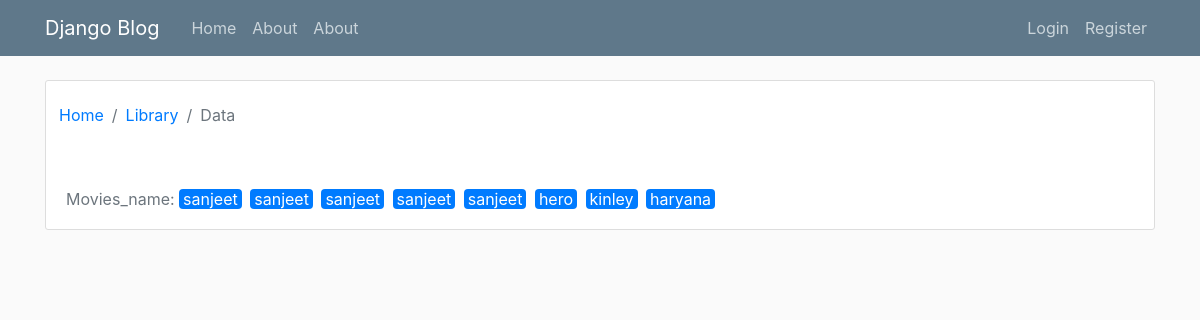
The page /award/pal5 on the database as committed earlier.
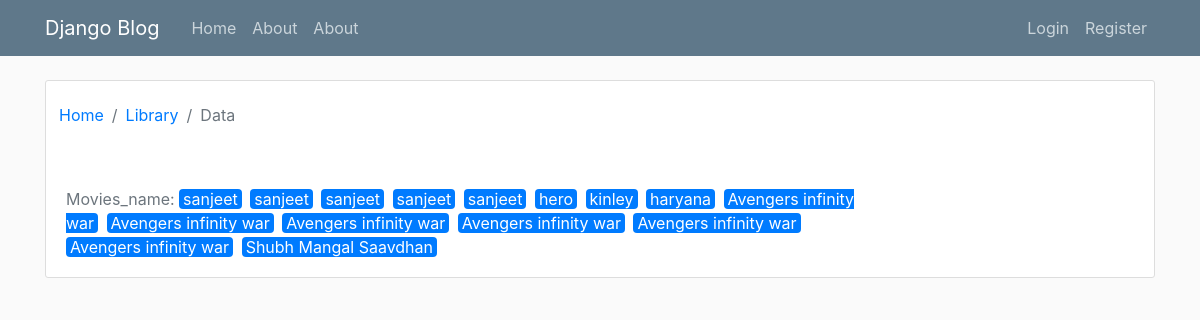
The same page on the database as committed later.
### movies_list/models.py (models this page shows, shortened)
class Movies_list(models.Model):
	movies_id=models.AutoField(primary_key=True)
	name=models.CharField(max_length=50)
	genre=models.ManyToManyField(Genre_list)
	cast=models.ManyToManyField(Cast_list)
	director=models.ManyToManyField(Director_list)
	writer=models.ManyToManyField(Writer_list)
	awards=models.ManyToManyField(Award_list)
	country=models.ForeignKey(Country_list, on_delete=models.PROTECT)
	story_line=models.TextField(default='')
	cost=models.PositiveIntegerField(default=0)
	release_date=models.DateTimeField( blank=False,null=False)
	created_at=models.DateTimeField(default=timezone.now)
	language=models.ManyToManyField(Language_list)
	imdb_rating=models.FloatField()
	imdb_link=models.TextField()
	trailer_link=models.TextField()
	views=models.PositiveIntegerField(default=0)
	likes=models.PositiveIntegerField(default=0)
	dislike=models.PositiveIntegerField(default=0)
	ratting=models.FloatField(default=0.0)
	tags=models.TextField()
	Quality=models.ForeignKey(Quality_list,on_delete=models.PROTECT)
	movies_user_id=models.ForeignKey(User, on_delete=models.PROTECT)
	movies_type=models.ForeignKey(Movies_type_list,on_delete=models.PROTECT)
	movies_thumbnail=models.ImageField(default='thumbnail.jpg',upload_to='movies_pics')
	class Meta:
		verbose_name_plural='movies'

### movies_list/views.py (the view)
# urls.py: path("award/<str:award_name>",Award_detail,name="award-detail"),
def Award_detail(request,award_name):
	award_details=Movies_list.objects.filter(awards__award_name=award_name)
	context={
		"award_details":award_details,
	}
	return render(request,"movies_list/award_details.html",context)

### movies_list/Templates/movies_list/award_details.html (shortened to what this page needs)
{% extends "users/base.html" %}
{% load crispy_forms_tags %}
{% block content %}
    <div class="content-section ">
        <div class="row ">
            <nav aria-label="breadcrumb ">
              <ol class="breadcrumb  mx-2 px-0 my-1.5 bg-white">
                <li class="breadcrumb-item"><a href="{%url 'movies-index'%}">Home</a></li>
                <li class="breadcrumb-item"><a href="#">Library</a></li>
                <li class="breadcrumb-item active" aria-current="page">Data</li>
              </ol>
            </nav>
        </div>
        <div class="row ">
            <div class="col-md-9   my-2">
              <p class="pd-0 m-0  rounded text-secondary">Movies_name: {%for movies in award_details%}{% if not forloop.first %} {% endif %}<a class="no-underline" href="{%url 'movies-detail' movies_id=movies.movies_id %}"><span class="bg-primary rounded px-1 text-white mr-1">{{movies.name|join:""}}</span></a>{%endfor%}</p>
            </div>
        </div>
    </div>
{% endblock content %}

Rows that differ between the two databases and show on the page:
added Movies_list: name "Avengers infinity war"
added Movies_list: name "Avengers infinity war"
added Movies_list: name "Avengers infinity war"
added Movies_list: name "Avengers infinity war"
added Movies_list: name "Avengers infinity war"
added Movies_list: name "Avengers infinity war"
added Movies_list: name "Shubh Mangal Saavdhan"
